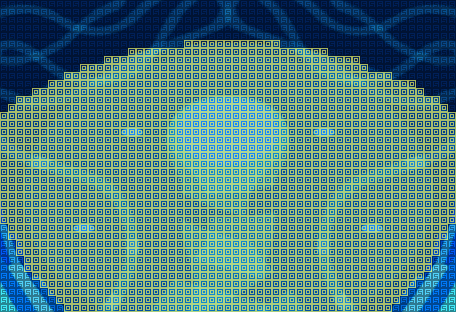

A 2D game scene composited from a Tiled map and its tileset images. What follows is a short description and the map's XML, with each tile layer's data collapsed to a summary:
An orthogonal 57x39 tile map with 8x8 px tiles, 2 tile layers (Calque de Tile 1, Calque 2), 3 tilesets.

<map version="1.0" tiledversion="1.0.2" orientation="orthogonal" renderorder="left-up" width="57" height="39" tilewidth="8" tileheight="8" nextobjectid="1">
 <tileset firstgid="1" source="deapseacurrent.tsx" />
 <tileset firstgid="2224" source="terrain.tsx" />
 <tileset firstgid="2226" source="terrain.tsx" />
 <layer name="Calque de Tile 1" width="57" height="39">
  <data>[2223 cells, 2223 non-empty, 2223 distinct tile ids]</data>
 </layer>
 <layer name="Calque 2" width="57" height="39">
  <data>[2223 cells, 2223 non-empty, 2 distinct tile ids]</data>
 </layer>
</map>
